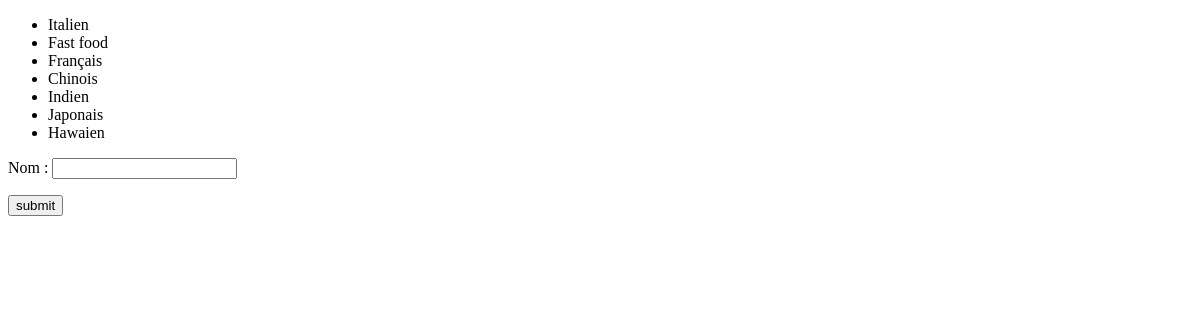
Page /testAntoine/ on the earlier database version.
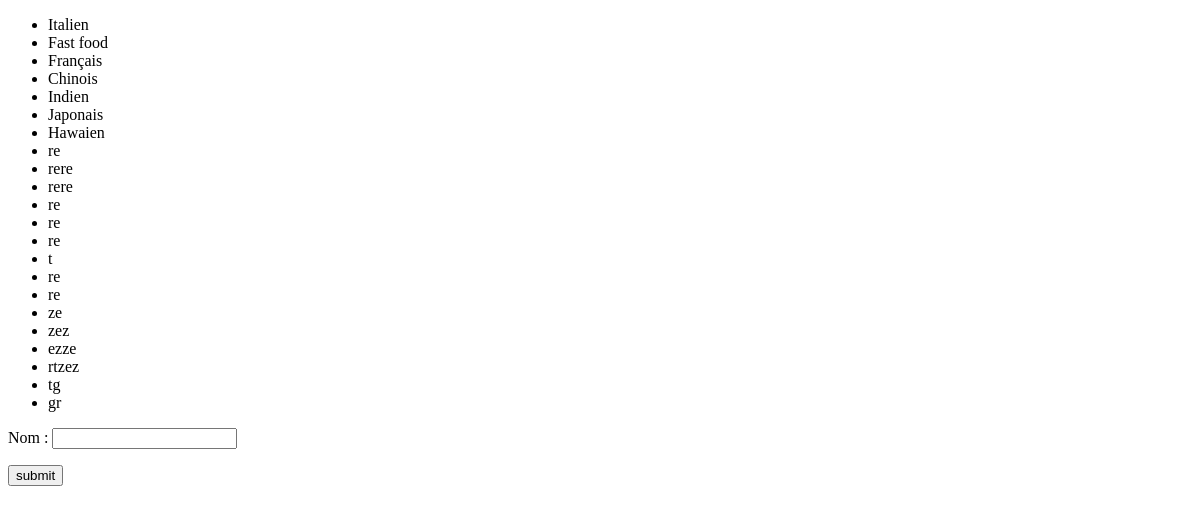
Same page on the later database version.
### appsae/models.py (models this page shows, shortened)
class RestaurantType(models.Model):
    nom = models.CharField(max_length=50)

### appsae/views.py (the view)
# urls.py: path('testAntoine/',testAntoine , name='testAntoine'),
def testAntoine(request):
    dataRestaurantType = RestaurantType.objects.all
    if request.method == "POST":
        form = RestaurantTypeForm(request.POST).save()
        return redirect('testAntoine')
    form = RestaurantTypeForm()
    return render(request, 'testAntoine.html', {'form': form, 'dataRestaurantType': RestaurantType.objects.all})

### appsae/formulaire.py
class RestaurantTypeForm(ModelForm):
    class Meta:
        model = RestaurantType
        fields = ['nom']

### appsae/templates/testAntoine.html (shortened to what this page needs)
<!DOCTYPE html>
<html lang="en-US">
  <head>
  </head>
  <body>
  <main>
    <ul>
    {% for element in dataRestaurantType %}
        <li>{{ element.nom }}</li>
    {% endfor %}
    </ul>
  <form action="#" method="POST" class="post-form">
      {{ form.as_p }}
            <button type="submit" class="save btn" value="type">submit</button>
  </form>
  </main>
  </body>
</html>

Differences in the rows shown:
added RestaurantType: nom "re"
added RestaurantType: nom "rere"
added RestaurantType: nom "rere"
added RestaurantType: nom "re"
added RestaurantType: nom "re"
added RestaurantType: nom "re"
added RestaurantType: nom "t"
added RestaurantType: nom "re"
added RestaurantType: nom "re"
added RestaurantType: nom "ze"
added RestaurantType: nom "zez"
added RestaurantType: nom "ezze"
added RestaurantType: nom "rtzez"
added RestaurantType: nom "tg"
added RestaurantType: nom "gr"
